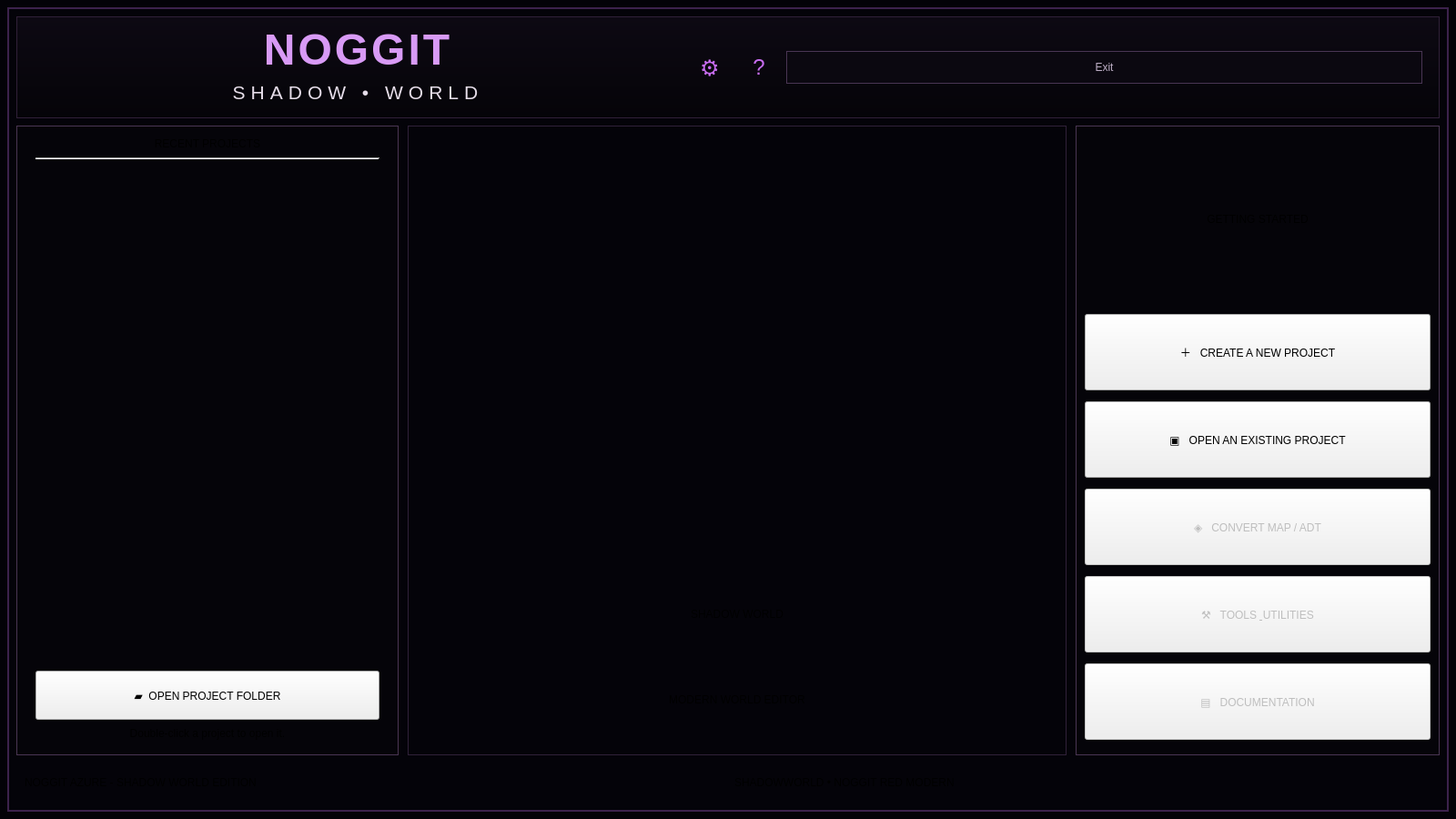
<?xml version="1.0" encoding="UTF-8"?>
<ui version="4.0">
 <class>NoggitProjectSelectionWindow</class>
 <widget class="QMainWindow" name="NoggitProjectSelectionWindow">
  <property name="geometry"><rect><x>0</x><y>0</y><width>1600</width><height>900</height></rect></property>
  <property name="minimumSize"><size><width>1360</width><height>760</height></size></property>
  <property name="windowTitle"><string>ShadowWorld Noggit</string></property>
  <property name="windowIcon"><iconset><normalon>:/icon-shadow</normalon></iconset></property>
  <widget class="QWidget" name="centralwidget">
   <property name="styleSheet"><string notr="true">QWidget#centralwidget { background:#030207; color:#eee7f4; }
QFrame#outerFrame { background:#040309; border:2px solid #3c224c; }
QFrame#topBar { background:qlineargradient(x1:0,y1:0,x2:0,y2:1,stop:0 #0d0913,stop:1 #050408); border:1px solid #302038; }
QFrame#recentPanel, QFrame#startPanel { background:#050409; border:1px solid #4a3653; }
QFrame#heroPanel { background:qradialgradient(cx:.5,cy:.46,radius:.82,fx:.5,fy:.43,stop:0 #1b0b2e,stop:.45 #0b0713,stop:1 #030207); border:1px solid #302139; }
QLabel#panelTitle { color:#cb77f2; font-family:"Segoe UI Semibold"; font-size:24px; font-weight:600; padding:10px 0 6px 0; }
QFrame#ornamentLine { background:#5e376d; border:none; min-height:1px; max-height:1px; }
QListWidget#listView { background:transparent; border:none; outline:0; padding:0; }
QListWidget#listView::item { background:qlineargradient(x1:0,y1:0,x2:0,y2:1,stop:0 #111018,stop:1 #07070b); border:1px solid #403347; margin:5px 0; padding:0; }
QListWidget#listView::item:hover { background:#181021; border-color:#84529a; }
QListWidget#listView::item:selected { background:#241331; border-color:#ba68dd; }
QPushButton#actionButton, QPushButton#disabledActionButton { text-align:left; padding-left:28px; background:qlineargradient(x1:0,y1:0,x2:0,y2:1,stop:0 #121018,stop:1 #08070c); color:#d392ef; border:1px solid #4a3654; font-family:"Segoe UI Semibold"; font-size:17px; font-weight:600; }
QPushButton#actionButton:hover { background:#1c1028; border-color:#a75dca; color:#f2d9ff; }
QPushButton#disabledActionButton:disabled { color:#76677c; border-color:#2f2833; background:#09080c; }
QToolButton#settings_button, QToolButton#changelog_button { background:transparent; border:none; color:#c76cf0; font-size:24px; }
QToolButton#settings_button:hover, QToolButton#changelog_button:hover { background:#1b1025; }
QPushButton#button_exit_project { background:#0b0810; color:#bdaec5; border:1px solid #493553; padding:6px 18px; }
QPushButton#button_exit_project:hover { color:white; border-color:#a85cca; background:#1d1127; }
QLabel#footerText { color:#a869c2; font-family:"Segoe UI Semibold"; font-size:12px; }
</string></property>
   <layout class="QVBoxLayout" name="rootLayout"><property name="spacing"><number>0</number></property><property name="leftMargin"><number>8</number></property><property name="topMargin"><number>8</number></property><property name="rightMargin"><number>8</number></property><property name="bottomMargin"><number>8</number></property>
    <item><widget class="QFrame" name="outerFrame"><layout class="QVBoxLayout" name="outerLayout"><property name="spacing"><number>8</number></property><property name="leftMargin"><number>8</number></property><property name="topMargin"><number>8</number></property><property name="rightMargin"><number>8</number></property><property name="bottomMargin"><number>8</number></property>
     <item><widget class="QFrame" name="topBar"><property name="minimumSize"><size><width>0</width><height>112</height></size></property><property name="maximumSize"><size><width>16777215</width><height>112</height></size></property><layout class="QHBoxLayout" name="headerLayout"><property name="leftMargin"><number>18</number></property><property name="topMargin"><number>8</number></property><property name="rightMargin"><number>18</number></property><property name="bottomMargin"><number>8</number></property><item><spacer name="headerLeft"><property name="orientation"><enum>Qt::Horizontal</enum></property><property name="sizeType"><enum>QSizePolicy::Expanding</enum></property></spacer></item><item><layout class="QVBoxLayout" name="brandLayout"><property name="spacing"><number>0</number></property><item><widget class="QLabel" name="shadowWorldTitle"><property name="styleSheet"><string notr="true">QLabel#shadowWorldTitle { color:#d89af5; font-family:"Segoe UI Semibold"; font-size:48px; font-weight:700; letter-spacing:3px; }</string></property><property name="text"><string>NOGGIT</string></property><property name="alignment"><set>Qt::AlignCenter</set></property></widget></item><item><widget class="QLabel" name="shadowWorldSubtitle"><property name="styleSheet"><string notr="true">QLabel#shadowWorldSubtitle { color:#e6dde9; font-size:21px; letter-spacing:6px; }</string></property><property name="text"><string>SHADOW • WORLD</string></property><property name="alignment"><set>Qt::AlignCenter</set></property></widget></item></layout></item><item><spacer name="headerMiddle"><property name="orientation"><enum>Qt::Horizontal</enum></property><property name="sizeType"><enum>QSizePolicy::Expanding</enum></property></spacer></item><item><widget class="QToolButton" name="settings_button"><property name="minimumSize"><size><width>48</width><height>48</height></size></property><property name="text"><string>⚙</string></property></widget></item><item><widget class="QToolButton" name="changelog_button"><property name="minimumSize"><size><width>48</width><height>48</height></size></property><property name="text"><string>?</string></property></widget></item><item><widget class="QPushButton" name="button_exit_project"><property name="minimumSize"><size><width>92</width><height>36</height></size></property><property name="text"><string>Exit</string></property></widget></item></layout></widget></item>
     <item><layout class="QHBoxLayout" name="contentLayout"><property name="spacing"><number>10</number></property><item><widget class="QFrame" name="recentPanel"><property name="minimumSize"><size><width>420</width><height>0</height></size></property><property name="maximumSize"><size><width>420</width><height>16777215</height></size></property><layout class="QVBoxLayout" name="recentLayout"><property name="spacing"><number>8</number></property><property name="leftMargin"><number>20</number></property><property name="topMargin"><number>12</number></property><property name="rightMargin"><number>20</number></property><property name="bottomMargin"><number>16</number></property><item><widget class="QLabel" name="label"><property name="objectName"><string>panelTitle</string></property><property name="text"><string>RECENT PROJECTS</string></property><property name="alignment"><set>Qt::AlignCenter</set></property></widget></item><item><widget class="Line" name="recentLine"><property name="objectName"><string>ornamentLine</string></property><property name="orientation"><enum>Qt::Horizontal</enum></property></widget></item><item><widget class="QListWidget" name="listView"><property name="selectionMode"><enum>QAbstractItemView::SingleSelection</enum></property><property name="verticalScrollMode"><enum>QAbstractItemView::ScrollPerPixel</enum></property><property name="horizontalScrollBarPolicy"><enum>Qt::ScrollBarAlwaysOff</enum></property></widget></item><item><widget class="QPushButton" name="button_open_project_folder"><property name="minimumSize"><size><width>0</width><height>54</height></size></property><property name="text"><string>▰  OPEN PROJECT FOLDER</string></property></widget></item><item><widget class="QLabel" name="recentHint"><property name="text"><string>Double-click a project to open it.</string></property><property name="alignment"><set>Qt::AlignCenter</set></property></widget></item></layout></widget></item><item><widget class="QFrame" name="heroPanel"><layout class="QVBoxLayout" name="heroLayout"><item><spacer name="heroTop"><property name="orientation"><enum>Qt::Vertical</enum></property><property name="sizeType"><enum>QSizePolicy::Expanding</enum></property></spacer></item><item><widget class="QLabel" name="heroArtwork"><property name="minimumSize"><size><width>500</width><height>470</height></size></property><property name="pixmap"><pixmap resource="resources">:/icon-shadow</pixmap></property><property name="alignment"><set>Qt::AlignCenter</set></property></widget></item><item><widget class="QLabel" name="heroHeading"><property name="text"><string>SHADOW WORLD</string></property><property name="alignment"><set>Qt::AlignCenter</set></property></widget></item><item><widget class="QLabel" name="heroSubtitle"><property name="text"><string>MODERN WORLD EDITOR</string></property><property name="alignment"><set>Qt::AlignCenter</set></property></widget></item><item><spacer name="heroBottom"><property name="orientation"><enum>Qt::Vertical</enum></property><property name="sizeType"><enum>QSizePolicy::Expanding</enum></property></spacer></item></layout></widget></item><item><widget class="QFrame" name="startPanel"><property name="minimumSize"><size><width>400</width><height>0</height></size></property><property name="maximumSize"><size><width>400</width><height>16777215</height></size></property><layout class="QVBoxLayout" name="startLayout"><property name="spacing"><number>12</number></property><item><widget class="QLabel" name="label_2"><property name="objectName"><string>panelTitle</string></property><property name="text"><string>GETTING STARTED</string></property><property name="alignment"><set>Qt::AlignCenter</set></property></widget></item><item><widget class="QPushButton" name="button_create_new_project"><property name="objectName"><string>actionButton</string></property><property name="minimumSize"><size><width>0</width><height>84</height></size></property><property name="text"><string>＋   CREATE A NEW PROJECT</string></property></widget></item><item><widget class="QPushButton" name="button_open_existing_project"><property name="objectName"><string>actionButton</string></property><property name="minimumSize"><size><width>0</width><height>84</height></size></property><property name="text"><string>▣   OPEN AN EXISTING PROJECT</string></property></widget></item><item><widget class="QPushButton" name="button_convert_project"><property name="objectName"><string>disabledActionButton</string></property><property name="enabled"><bool>false</bool></property><property name="minimumSize"><size><width>0</width><height>84</height></size></property><property name="text"><string>◈   CONVERT MAP / ADT</string></property></widget></item><item><widget class="QPushButton" name="button_tools_utilities"><property name="objectName"><string>disabledActionButton</string></property><property name="enabled"><bool>false</bool></property><property name="minimumSize"><size><width>0</width><height>84</height></size></property><property name="text"><string>⚒   TOOLS &amp; UTILITIES</string></property></widget></item><item><widget class="QPushButton" name="button_documentation"><property name="objectName"><string>disabledActionButton</string></property><property name="enabled"><bool>false</bool></property><property name="minimumSize"><size><width>0</width><height>84</height></size></property><property name="text"><string>▤   DOCUMENTATION</string></property></widget></item><item><spacer name="startBottom"><property name="orientation"><enum>Qt::Vertical</enum></property><property name="sizeType"><enum>QSizePolicy::Expanding</enum></property></spacer></item></layout></widget></item></layout></item>
     <item><widget class="QFrame" name="bottomBar"><property name="minimumSize"><size><width>0</width><height>44</height></size></property><property name="maximumSize"><size><width>16777215</width><height>44</height></size></property><layout class="QHBoxLayout" name="footerLayout"><item><widget class="QLabel" name="footerLeft"><property name="objectName"><string>footerText</string></property><property name="text"><string>NOGGIT AZURE - SHADOW WORLD EDITION</string></property></widget></item><item><spacer name="footerSpacer"><property name="orientation"><enum>Qt::Horizontal</enum></property><property name="sizeType"><enum>QSizePolicy::Expanding</enum></property></spacer></item><item><widget class="QLabel" name="footerCenter"><property name="objectName"><string>footerText</string></property><property name="text"><string>SHADOWWORLD • NOGGIT RED MODERN</string></property></widget></item></layout></widget></item>
    </layout></widget></item>
   </layout>
  </widget>
 </widget>
 <resources><include location="../../../../../resources/resources.qrc"/></resources><connections/>
</ui>
